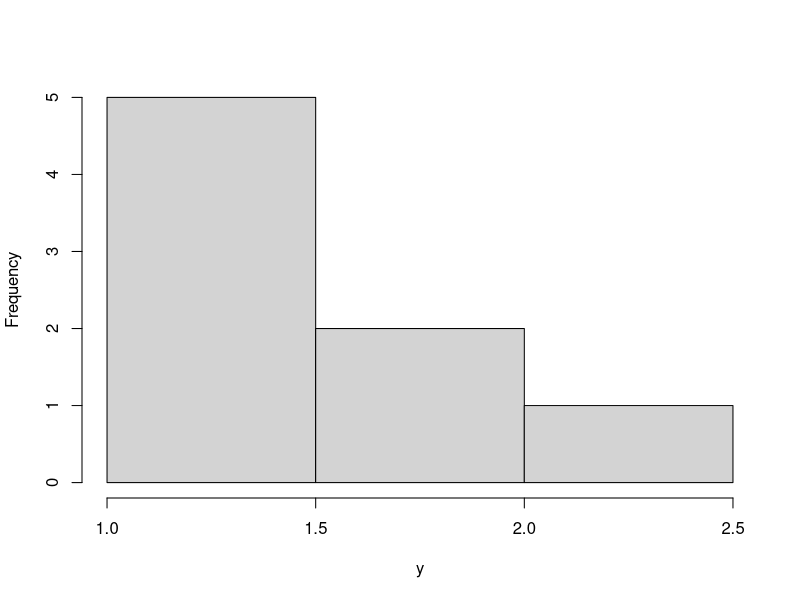
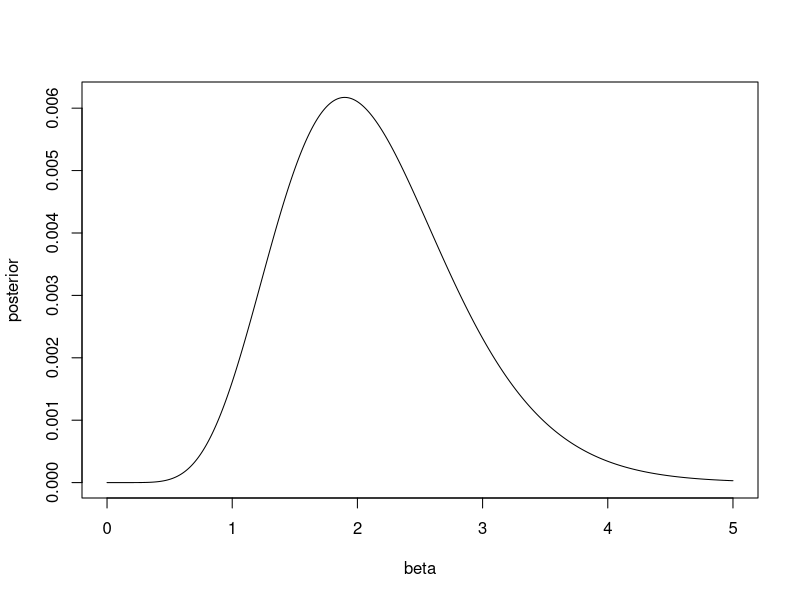

Source code (R) for these figures, in order:
#The posterior distribution has density \pi( \beta \mid y) \propto \beta^{N + a + 1}e^{-b\beta}/prod(y^\beta + 1)


# View Data ---------------------------------------------------------------
y <- c(1.080217, 1.660542, 1.057368, 1.231186, 1.006873, 2.143955, 1.815231, 1.000864)
hist(y, main = "")
N <-length(y)

# Evaluate Posterior -----------------------------------------------------
a <- 1
b <- 2

#Create Grid
beta <- seq(0, 5, 0.01)

#Compute and plot posterior (check that MAP is there)
posterior <- beta^(N + a - 1)*exp(-b*beta)/(prod(y)^(beta+1))
plot(beta, posterior, type = 'l')

#Compute Map
beta[which.max(posterior)]
